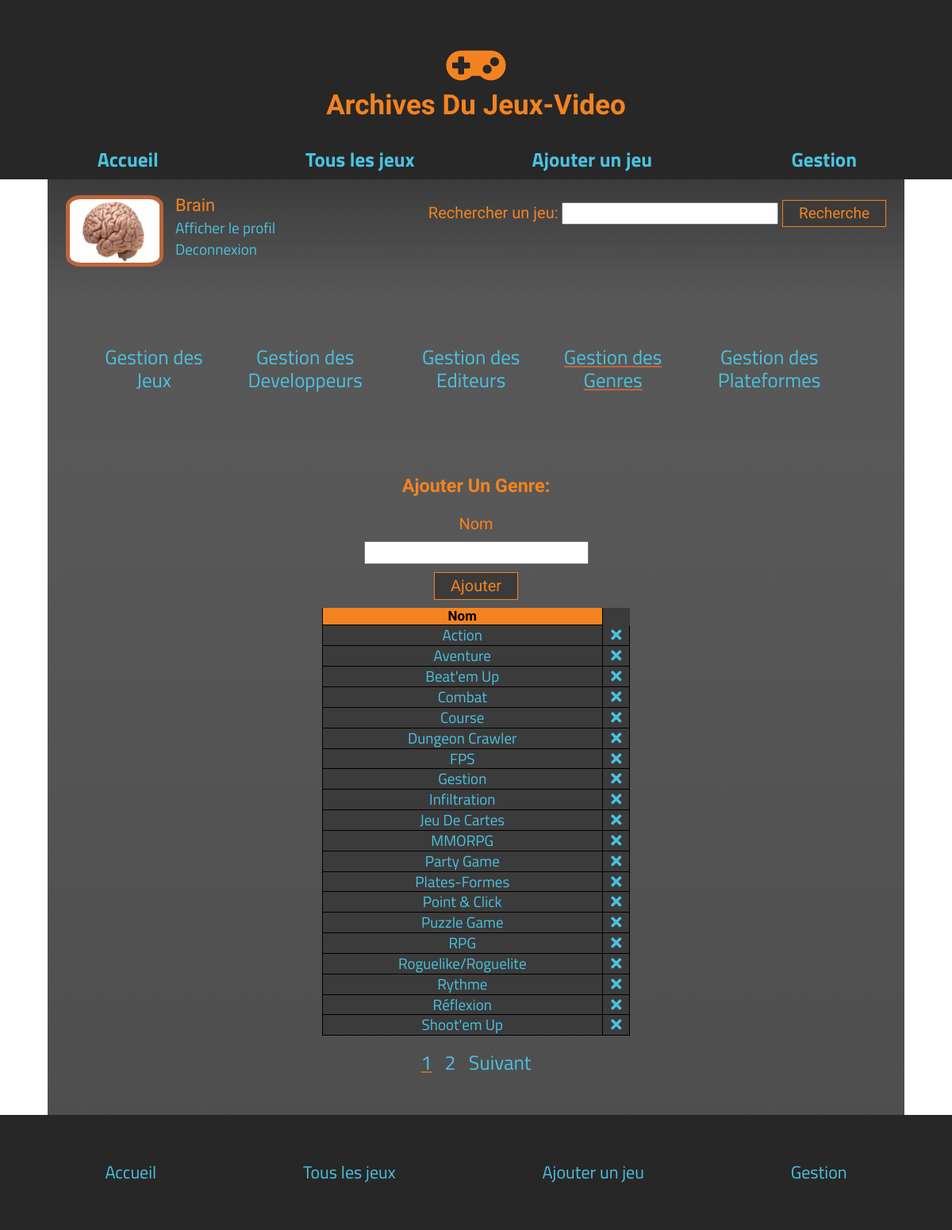
/index.php?p=admin&list=genre (signed in), run on the app's committed database.
### tables this page shows
CREATE TABLE IF NOT EXISTS `genre` (
  `id` int(11) NOT NULL AUTO_INCREMENT,
  `name` varchar(100) NOT NULL,
  PRIMARY KEY (`id`)
);

### app/controllers/AdminController.php (called while the page is built, shortened)
<?php
require ''.ROOT.'/app/models/GameModel.php';
class AdminController {
  private object $game;
  private int $limit = 20;
  public function __construct() {
      $this->game = new GameModel();
  }
  public function showGenres($nbPage) {
    $start = ($nbPage - 1) * $this->limit;
    return $this->game->findLimitGenres($this->limit, $start);
  }
}
include  ''.ROOT.'/public/LayoutView.phtml';

### app/models/DatabaseModel.php (called while the page is built, shortened)
<?php
class Database {
	private $pdo;
	private string $host = "localhost";
	private string $user = "root";
	private string $pass = "";
	private string $dbname = "video_games_archives";
	private static $_instance;
	private function __construct() {
		try {
			$this->pdo = new PDO('mysql:host=' .$this->host. ';dbname=' . $this->dbname.';charset=UTF8',
				$this->user,
				$this->pass,
					[
						PDO::ATTR_ERRMODE => PDO::ERRMODE_EXCEPTION,
						PDO::ATTR_DEFAULT_FETCH_MODE => PDO::FETCH_ASSOC
					]);
		} catch(PDOException $e) {
			echo 'Une Erreur est survenue : '.$e->getMessage();
			die;
		};
	}
	public static function getInstance() {
		if (is_null(self::$_instance)) {
		 self::$_instance = new Database();
		}
		return self::$_instance;
	}
    public function query($sql, array $criteria = array()) {
        $query = $this->pdo->prepare($sql);
		$query->execute($criteria);
        return $query->fetchAll(PDO::FETCH_ASSOC);
    }
}

### app/models/GameModel.php (called while the page is built, shortened)
<?php
class GameModel {
	private $_instance;
	public function __construct() {
		$this->_instance = Database::getInstance();
	}
	public function findLimitGenres($limit, $start) {
		$sql = 'SELECT SQL_CALC_FOUND_ROWS id, genre.name FROM genre ORDER BY name ASC LIMIT '.$limit.' OFFSET '.$start.'';
		return $this->_instance->query($sql);
	}
}

### public/AdminGenreListView.phtml (the view)
<form action="index.php?p=admin&list=genre" name="addelement" class="addelement" method="POST" enctype="multipart/form-data">
    <h3>Ajouter un Genre:</h3>
    <label for="addgenre">Nom</label>
    <input type="text" name="addgenre">
    <button type="submit">Ajouter</button>
</form>
<table id="admingenre">
    <thead>
        <tr>
            <th>Nom</th>
        </tr>
    </thead>
    <tbody>
        <?php foreach ($adminLists as $adminList): ?>
            <tr>
                <td><a href="index.php?p=all&devfilter=<?= $adminList['id'] ?>"><?= $adminList['name'] ?></a></td>
                <td><a href="index.php?p=admin&action=delgame&id=<?=$adminList['id'] ?>&list=genre"><i class="fas fa-times"></i></a></td>
            </tr>
        <?php endforeach ?>
    </tbody>
</table>

### public/css/style.css (style rules this page uses)
* { box-sizing: border-box; outline: none; }
html { font-size: 62.5%; }
body { color: rgb(243, 131, 32); font-family: 'Play', Arial, sans-serif; background-image: url(../img/back.jpg); background-size: cover; background-attachment: fixed; font-size: 1.9rem; }
a { color: rgb(75, 194, 224); font-family: 'Titillium Web', Arial, sans-serif; transition: all 0.5s ease; padding: 10px 0; text-decoration: none; }
button { background-color: rgb(59, 59, 59); color: rgb(243, 131, 32); border: 1px solid rgb(243, 131, 32); padding: 5px 20px; transition: all 0.5s ease; }
h1, h2, h3, h4, caption, .gamename { text-transform: capitalize; }
label { font-size: 2rem; }
table { background-color: rgba(59, 59, 59, 1) }
table { border-collapse: collapse; }
table caption, th { font-size: 1.7rem; color: black; background-color: rgb(243, 131, 32); border-radius: 30px 30px 0 0; }
table td, table th { border: 1px solid black; border-top: none; border-radius: 0; }
table td a { padding: 0; }
td:nth-child(2) { border-left-style: none; }
#adminlist, .addelement { font-size: 2rem; }
.addelement label, .addelement input { display: block; margin: 5px auto 10px; }
#admintable h3 { text-align: center; }
#admingame, #admindev, #admineditor, #admingenre { margin: auto; text-align: center; }
.addelement label { text-align: center; }
.addelement button { display: block; margin: 5px auto 10px; }
@media screen and (min-width:1025px) { #admindev, #admineditor, #admingenre { width: 40%; } }

### data on the page
genre: name "Action"
genre: name "Aventure"
genre: name "Beat'em Up"
genre: name "Combat"
genre: name "Course"
genre: name "Dungeon Crawler"
genre: name "FPS"
genre: name "Gestion"
genre: name "Infiltration"
genre: name "Jeu De Cartes"
genre: name "MMORPG"
genre: name "Party Game"
genre: name "Plates-Formes"
genre: name "Point & Click"
genre: name "Puzzle Game"
genre: name "RPG"
genre: name "Roguelike/Roguelite"
genre: name "Rythme"
genre: name "Réflexion"
genre: name "Shoot'em Up"

### other printed values
$session->showName() "Brain"
